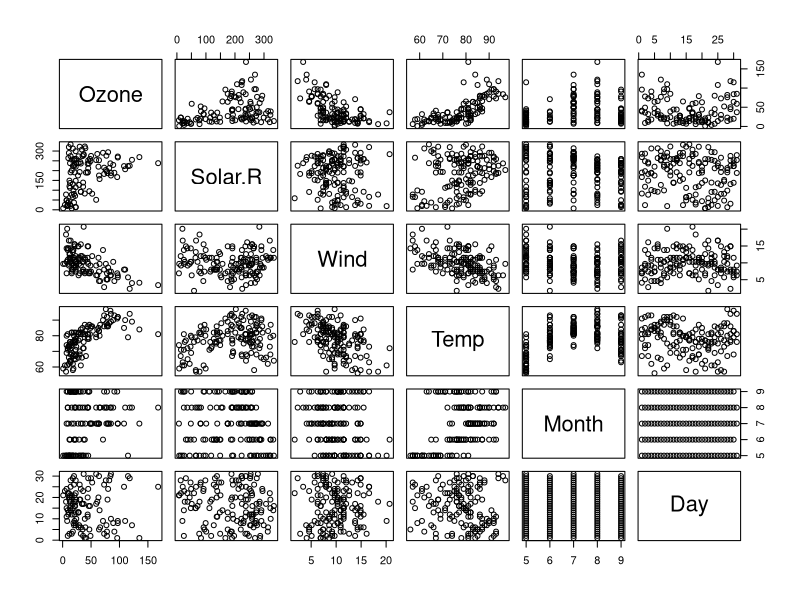
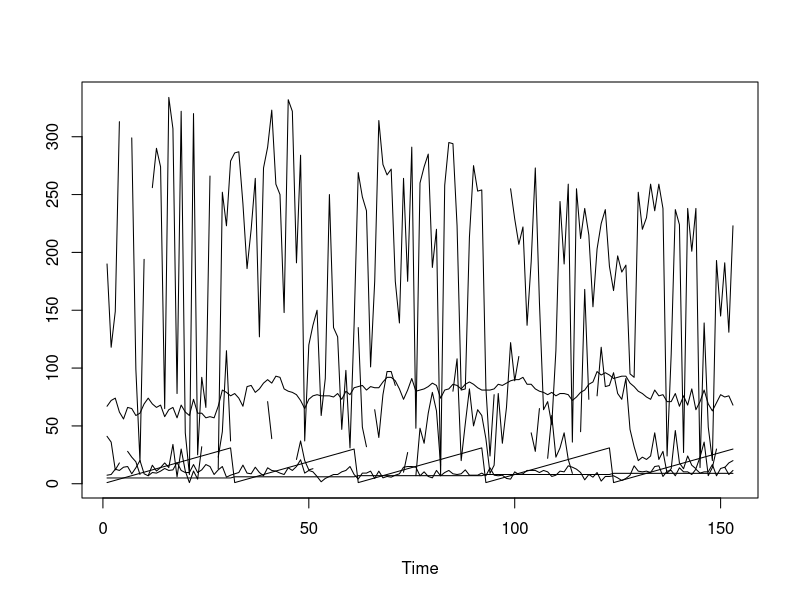

Source code (R) for these figures, in order:
### データフレームの例 (ベクトルから行列を作成)
(a <- data.frame(height=c(172,158,160),weight=c(60,53,51)))
(b <- matrix(1:8,nrow=4,ncol=2)) 
(c <- data.frame(b)) # 行列から作ることもできる
(rownames(c) <- letters[1:nrow(c)]) # 行名を付ける
(names(c) <- c("Left","Right")) # 列名を付ける
c # 内容を確認する    
### データ例 datasets::airquality (詳細は help(airquality))
dim(airquality)      # 大きさを確認
names(airquality)    # 列の名前を表示
head(airquality,n=5) # 最初の5つのデータを表示
plot(airquality)     # 散布図を表示
ts.plot(airquality)  # 時系列として表示
subset(airquality, Ozone>100) # 条件を満たす部分集合を抽出
subset(airquality, Ozone>100, select=Wind:Day) 
